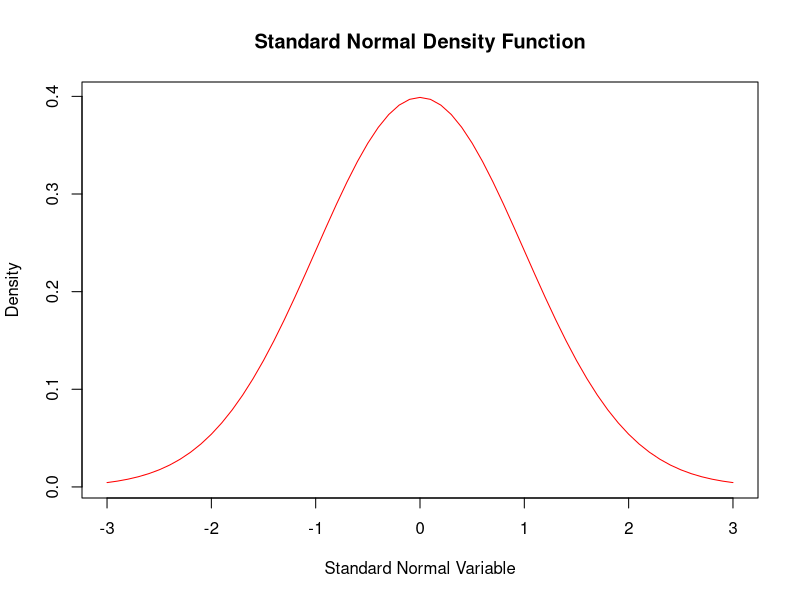
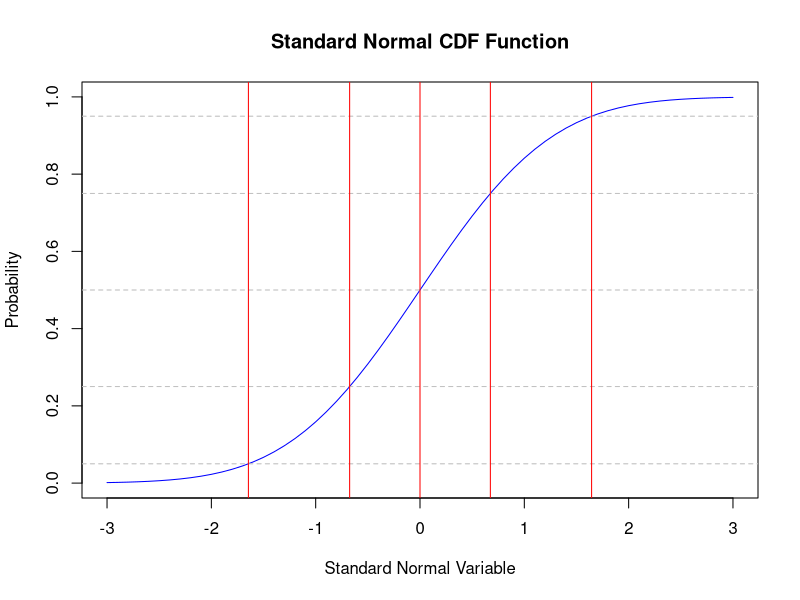

Write R code to recreate these figures, in order.
#Purpose of this project was to learn how to draw the 
#standard normal distribution
#PART 1
#plot standard normal density function
x_values <- seq(-3, 3, by=0.1)
y_values <- dnorm(x_values, 0, 1)
plot(x_values, y_values, type = "l", col = 'red', xlab = "Standard Normal Variable", ylab = "Density", main = "Standard Normal Density Function", pch = 18)

#PART 2
#Plot of standard normal cdf
x_vals <- seq(-3, 3, by= 0.1)
y_vals <- pnorm(x_vals, 0, 1)
plot(x = x_vals, y= y_vals, type = "l", col = "blue", xlab = "Standard Normal Variable", ylab = "Probability", main = "Standard Normal CDF Function")
abline(h = 0.05, lty = 2, col = "gray")
abline(h = 0.25, lty = 2, col = "gray")
abline(h= 0.50, lty = 2, col = "gray")
abline(h = 0.75, lty = 2, col = "gray")
abline(h = 0.95, lty = 2, col = "gray")

quant <- qnorm(c(0.05, 0.25, 0.50, 0.75, 0.95), mean = 0, sd = 1, lower.tail = T)
abline(v = quant, lty = 1, col = "red")

pnorm(518, mean = 520, sd = 8, lower.tail = FALSE)
